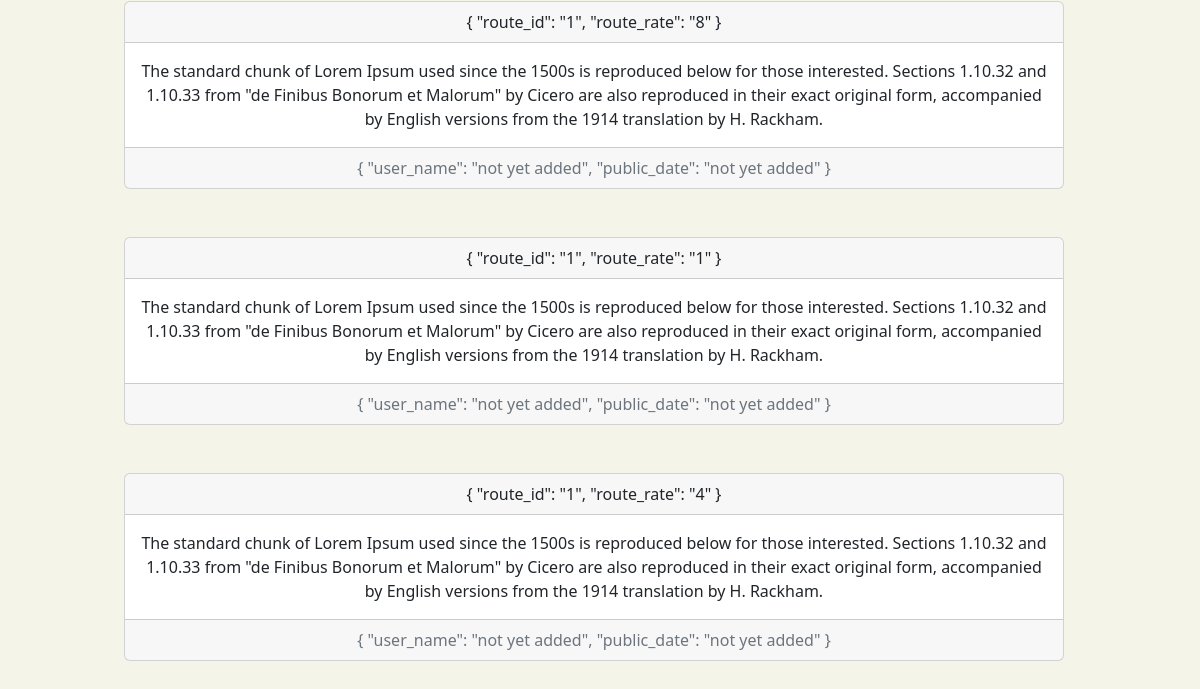
Before: /route/1/review (lower part) with the older database file.
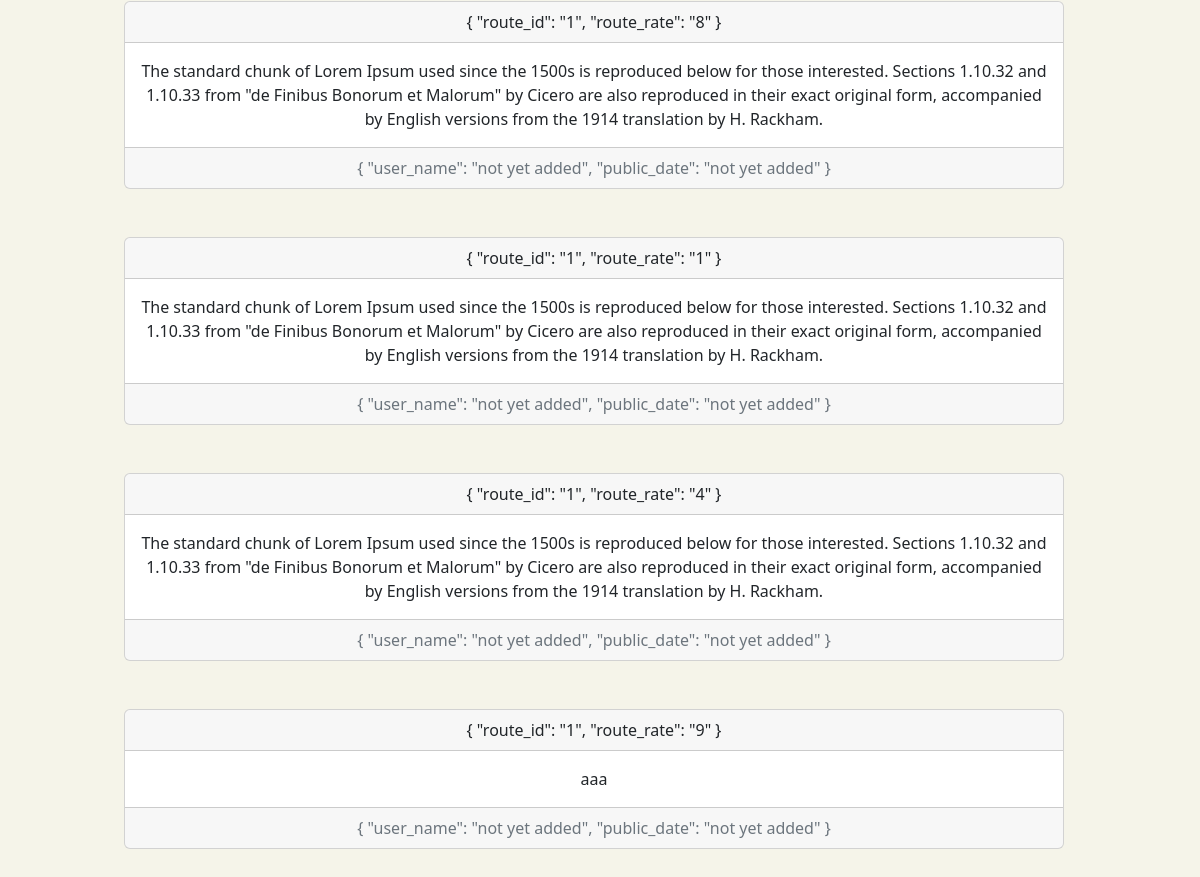
After: the same page with the newer database file.
### route/models.py (models this page shows, shortened)
class Review(models.Model):
    route_id = models.ForeignKey(Route, on_delete=models.CASCADE)
    route_review = models.TextField()
    route_rate = models.IntegerField()
    class Meta:
        verbose_name = 'Review'
        verbose_name_plural = 'Reviews'

### route/views.py (the view)
# urls.py: path('<int:route_id>/review', views.review, name='review'),
def review(request, route_id):
    result = models.Review.objects.filter(route_id=route_id).select_related('route_id').all()
    if result.exists():
        return render(request, 'route/review.html', {'result': result})
    else:
        return render(request, 'route/does_not_exist.html', {"result": "Reviews do not exist (msg from views)"})

### templates/route/review.html (shortened to what this page needs)
{% extends 'main/layout.html' %}
{% block content %}
    <div class="container text-center">
        <div class="row">
            <ul class="list-group">
                {% for itm in result %}
                    <div class="card text-center col-md-10 mx-auto mb-5">
                        <div class="card-header">
                            {
                            "route_id": "{{ itm.route_id_id }}",
                            "route_rate": "{{ itm.route_rate }}"
                            }
                        </div>
                        <div class="card-body">
                            <p class="card-text">{{ itm.route_review }}</p>
                        </div>
                        <div class="card-footer text-muted">
                            {
                            "user_name": "not yet added",
                            "public_date": "not yet added"
                            }
                        </div>
                    </div>
                {% endfor %}
            </ul>
        </div>
    </div>
{% endblock %}

Changed rows visible on the page:
added Review: route_id_id "1", route_rate "9", route_review "aaa"
